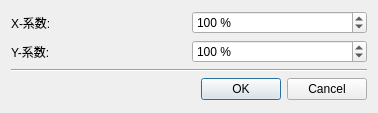
<?xml version="1.0" encoding="UTF-8"?>
<ui version="4.0">
 <class>CNodesFactorDialog</class>
 <widget class="QDialog" name="CNodesFactorDialog">
  <property name="geometry">
   <rect>
    <x>0</x>
    <y>0</y>
    <width>378</width>
    <height>113</height>
   </rect>
  </property>
  <property name="windowTitle">
   <string>Factor Nodes</string>
  </property>
  <property name="modal">
   <bool>true</bool>
  </property>
  <layout class="QVBoxLayout" name="verticalLayout">
   <item>
    <layout class="QGridLayout" name="gridLayout">
     <item row="1" column="0">
      <widget class="QLabel" name="label_4">
       <property name="text">
        <string>Y-系数:</string>
       </property>
      </widget>
     </item>
     <item row="0" column="0">
      <widget class="QLabel" name="label_3">
       <property name="text">
        <string>X-系数:</string>
       </property>
      </widget>
     </item>
     <item row="1" column="1">
      <widget class="QSpinBox" name="FactorY">
       <property name="suffix">
        <string> %</string>
       </property>
       <property name="minimum">
        <number>1</number>
       </property>
       <property name="maximum">
        <number>10000</number>
       </property>
       <property name="singleStep">
        <number>10</number>
       </property>
       <property name="value">
        <number>100</number>
       </property>
      </widget>
     </item>
     <item row="0" column="1">
      <widget class="QSpinBox" name="FactorX">
       <property name="suffix">
        <string> %</string>
       </property>
       <property name="minimum">
        <number>1</number>
       </property>
       <property name="maximum">
        <number>10000</number>
       </property>
       <property name="singleStep">
        <number>10</number>
       </property>
       <property name="value">
        <number>100</number>
       </property>
      </widget>
     </item>
    </layout>
   </item>
   <item>
    <widget class="Line" name="line">
     <property name="orientation">
      <enum>Qt::Horizontal</enum>
     </property>
    </widget>
   </item>
   <item>
    <layout class="QHBoxLayout" name="horizontalLayout">
     <item>
      <widget class="QDialogButtonBox" name="buttonBox">
       <property name="orientation">
        <enum>Qt::Horizontal</enum>
       </property>
       <property name="standardButtons">
        <set>QDialogButtonBox::Cancel|QDialogButtonBox::Ok</set>
       </property>
      </widget>
     </item>
    </layout>
   </item>
  </layout>
 </widget>
 <resources/>
 <connections>
  <connection>
   <sender>buttonBox</sender>
   <signal>accepted()</signal>
   <receiver>CNodesFactorDialog</receiver>
   <slot>accept()</slot>
   <hints>
    <hint type="sourcelabel">
     <x>230</x>
     <y>102</y>
    </hint>
    <hint type="destinationlabel">
     <x>157</x>
     <y>112</y>
    </hint>
   </hints>
  </connection>
  <connection>
   <sender>buttonBox</sender>
   <signal>rejected()</signal>
   <receiver>CNodesFactorDialog</receiver>
   <slot>reject()</slot>
   <hints>
    <hint type="sourcelabel">
     <x>230</x>
     <y>102</y>
    </hint>
    <hint type="destinationlabel">
     <x>240</x>
     <y>112</y>
    </hint>
   </hints>
  </connection>
 </connections>
</ui>
